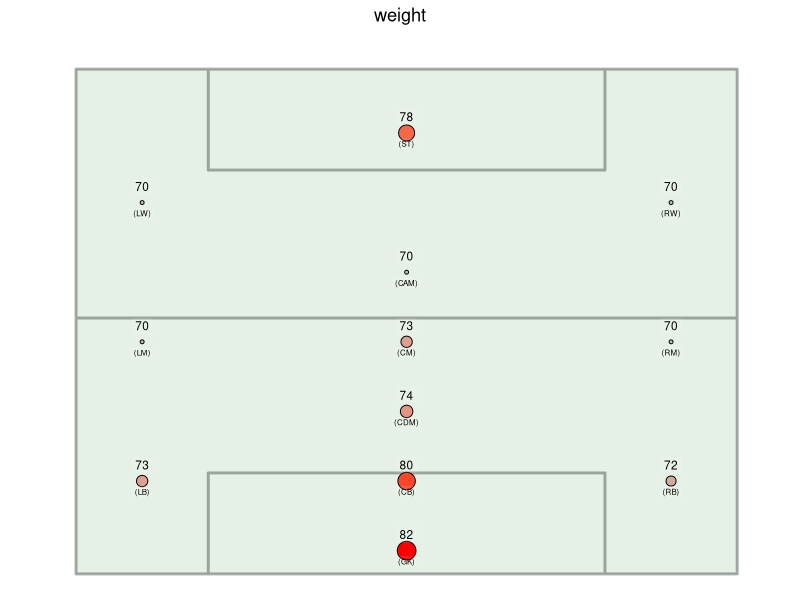
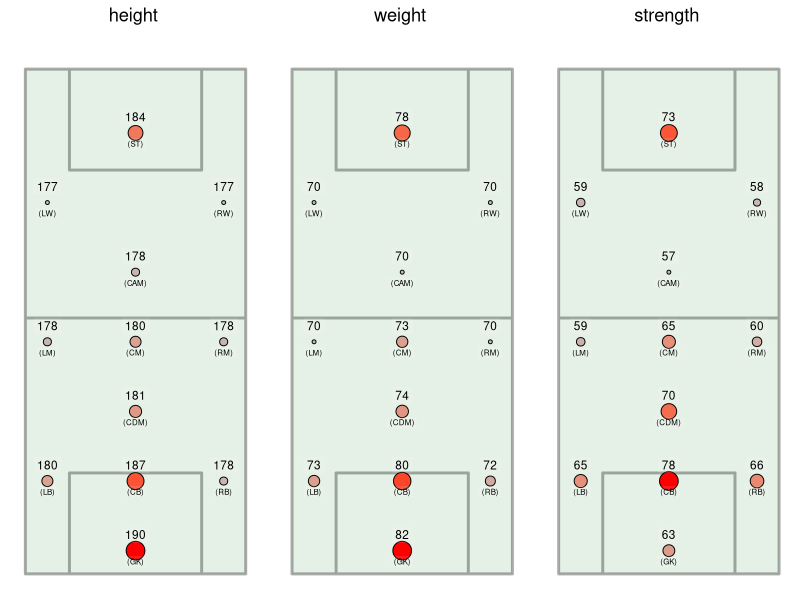

Generate these figures, in order, with R:
library(dplyr)
library(ggplot2)
library(tidyr)
library(cowplot)
library(rlang)
library(ggpubr)

setwd("./analysis")
players <- read.csv("../data/processed/250015/players.csv")

attributes <- c(
  "height", "weight", "net_worth", "releaseclause", "overallrating",
  "potential", "wage", "crossing", "finishing", "headingaccuracy",
  "shortpassing", "volleys", "dribbling", "curve", "fk_accuracy", "longpassing",
  "ballcontrol", "acceleration", "sprintspeed", "agility", "reactions",
  "balance", "shotpower", "jumping", "stamina", "strength", "longshots",
  "aggression", "interceptions", "vision", "penalties", "composure",
  "defensiveawareness", "standingtackle", "slidingtackle", "gk_diving",
  "gk_handling", "gk_kicking", "gk_positioning", "gk_reflexes",
  "contract_duration", "age_hire", "age_end_contract", "current_age"
)

field_dimensions <- data.frame(
  x = c(0.25, 0.25, 0.75, 0.75, 0.25, 0.25, 0.75, 0.75, 0.65, 0.65, 0.35, 0.35, 0.25, 0.25, 0.35, 0.35, 0.65, 0.65),
  y = c(0, 1.45, 1.45, 0, 0, 0.735, 0.735, 0, 0, 0.29, 0.29, 0, 0, 1.45, 1.45, 1.16, 1.16, 1.45)
)

rect1 <- data.frame (xmin=0.25, xmax=0.75, ymin=0, ymax=1.45)

# Adding foot plots using draw_plot
positions_coordinates <- data.frame(
  GK = c(5, 1),
  RB = c(7, 4),
  CB = c(5, 4),
  LB = c(3, 4),
  CDM = c(5, 7),
  RM = c(7, 10),
  CM = c(5, 10),
  LM = c(3, 10),
  CAM = c(5, 13),
  RW = c(7, 16),
  LW = c(3, 16),
  ST = c(5, 19)
)
rownames(positions_coordinates) <- c("x", "y")

positions_coordinates <- data.frame(t(positions_coordinates))
positions_coordinates$x <- positions_coordinates$x / 10
positions_coordinates$y <- positions_coordinates$y / 15

positions_coordinates$position_lineup <- rownames(positions_coordinates)

players <- left_join(players, positions_coordinates, by="position_lineup")

players_positions <- players |> select(c(c("position_lineup", "x", "y"), attributes))

players_positions_gr <- players_positions |>
  group_by(position_lineup) |> 
  summarize(across(where(is.numeric), median, na.rm = TRUE))

plot_positions <- function(players_positions_gr, attribute, field_dimensions, field_rect, title=""){
  attribute_plot <- ggplot() +
    geom_path(data=field_dimensions, aes(x = x, y = y), color = "#aaa", linewidth = 1) +
    geom_rect(data=rect1, aes(xmin=xmin, xmax=xmax, ymin=ymin, ymax=ymax), fill="#04750d", alpha=0.1, inherit.aes = FALSE) +
    geom_point(data=players_positions_gr, aes(x=x, y=y, size=!!sym(attribute), fill=!!sym(attribute)), shape = 21) +
    scale_fill_gradient(low = "grey", high = "red") +
    xlim(0.22, 0.77) +
    ylim(0, 1.5) +
    geom_label(data=players_positions_gr, aes(x=x, y=y, label = paste0("(",position_lineup,")")), vjust = 1.5, hjust=0.5, size = 2, color = "#000", label.size = 0, alpha=0.1) + 
    geom_label(data=players_positions_gr, aes(x=x, y=y, label = round(!!sym(attribute), 1)), vjust = -0.5, hjust = 0.5, size = 3, color = "#000", label.size = 0, alpha=0.1) +
    theme_void() +
    theme(
      axis.title.x=element_blank(),
      axis.title.y=element_blank(),
      line=element_blank(),
      plot.title = element_text(hjust = 0.5),
      panel.background = element_blank(),
      plot.background = element_blank(),
      legend.position = "none") +
    ggtitle(title)
  return(attribute_plot)
}

attribute <- attributes[[2]]
attribute_plot <- plot_positions(players_positions_gr, attribute, field_dimensions, field_rect, attribute)
print(attribute_plot)

## Multiple plots
height_plot <- plot_positions(players_positions_gr, "height", field_dimensions, field_rect, "height")
weight_plot <- plot_positions(players_positions_gr, "weight", field_dimensions, field_rect, "weight")
strength_plot <- plot_positions(players_positions_gr, "strength", field_dimensions, field_rect, "strength")

ggarrange(height_plot, weight_plot, strength_plot, ncol = 3, nrow = 1)
